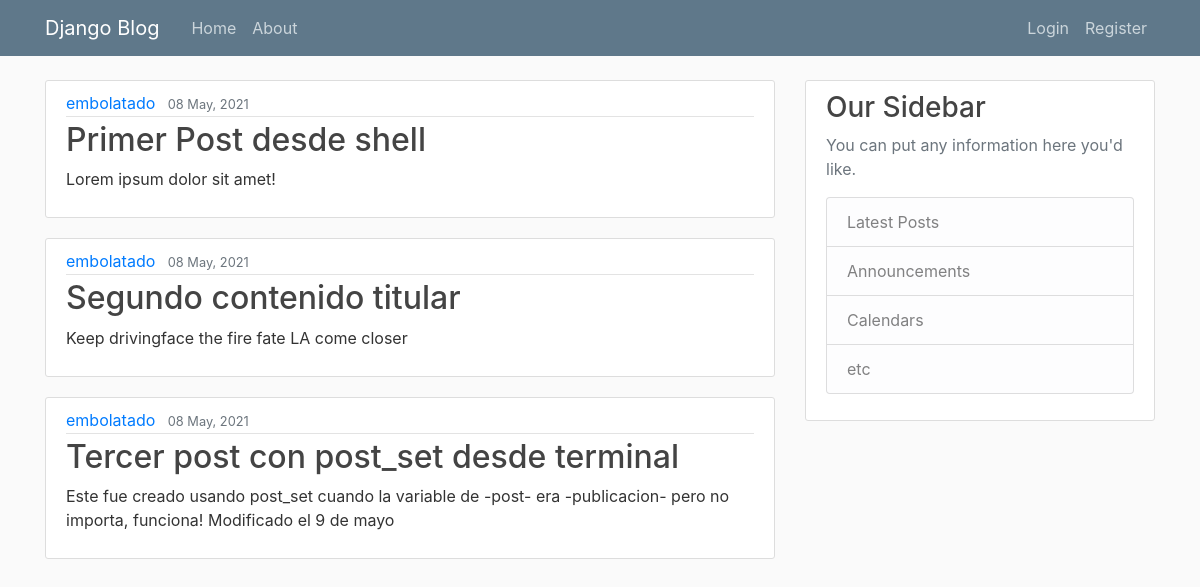
The page / on the database its author committed.
### blog/models.py (models this page shows, shortened)
class Post(models.Model):
    title = models.CharField(max_length=90, verbose_name="título")
    content = models.TextField(verbose_name="contenido")
    date_posted = models.DateTimeField(default=timezone.now, verbose_name="creado")
    last_update = models.DateTimeField(auto_now=True, verbose_name="modificado")
    author = models.ForeignKey(User, on_delete=models.CASCADE, verbose_name="por")

### blog/views.py (the view)
# urls.py: path('', inicio, name="blog-inicio"),
def inicio(request):
    contexto = {"publicaciones": Post.objects.all()}
    return render(request, 'blog/inicio.html', contexto)

### blog/templates/blog/inicio.html
{% extends 'blog/base.html' %}
{% block contenido %}
{% for i in publicaciones %}
<article class="media content-section">
    <div class="media-body">
        <div class="article-metadata">
            <a class="mr-2" href="#">{{ i.author }}</a>
            <small class="text-muted">{{ i.date_posted|date:"d F, Y" }}</small>
        </div>
        <h2><a class="article-title" href="#">{{ i.title }}</a></h2>
        <p class="article-content">{{ i.content }}</p>
    </div>
</article>
{% endfor %}
{% endblock contenido %}

### blog/templates/blog/base.html (shortened to what this page needs)
{% load static %}
<!DOCTYPE html>
<html>
<head>
    <link rel="stylesheet" href="https://maxcdn.bootstrapcdn.com/bootstrap/4.0.0/css/bootstrap.min.css"
>
    <link rel="stylesheet" type="text/css" href="{% static 'blog/main.css' %}">
</head>
<body>
    <header class="site-header">
        <nav class="navbar navbar-expand-md navbar-dark bg-steel fixed-top">
            <div class="container">
                <a class="navbar-brand mr-4" href="{% url 'blog-inicio' %}">Django Blog</a>
                <div class="collapse navbar-collapse" id="navbarToggle">
                    <div class="navbar-nav mr-auto">
                        <a class="nav-item nav-link" href="{% url 'blog-inicio' %}">Home</a>
                        <a class="nav-item nav-link" href="{% url 'blog-about' %}">About</a>
                    </div>
                    <div class="navbar-nav">
                        {% if user.is_authenticated %}
                            <a class="nav-item nav-link" href="{% url 'usuarios-prf' %}">Mi Perfil</a>
                            <a class="nav-item nav-link" href="{% url 'salida' %}">Logout</a>
                        {% else %}
                            <a class="nav-item nav-link" href="{% url 'ingreso' %}">Login</a>
                            <a class="nav-item nav-link" href="{% url 'usuarios-reg' %}">Register</a>
                        {% endif %}
                    </div>
                </div>
            </div>
        </nav>
    </header>
    <main role="main" class="container">
        <div class="row">
            <div class="col-md-8">
                {% block contenido %}{% endblock contenido %}
            </div>
            <div class="col-md-4">
                <div class="content-section">
                    <h3>Our Sidebar</h3>
                    <p class='text-muted'>You can put any information here you'd like.
                    <ul class="list-group">
                        <li class="list-group-item list-group-item-light">Latest Posts</li>
                        <li class="list-group-item list-group-item-light">Announcements</li>
                        <li class="list-group-item list-group-item-light">Calendars</li>
                        <li class="list-group-item list-group-item-light">etc</li>
                    </ul>
                    </p>
                </div>
            </div>
        </div>
    </main>
</body>
</html>

### blog/static/blog/main.css (style rules this page uses)
body { background: #fafafa; color: #333333; margin-top: 5rem; }
h1, h2, h3, h4, h5, h6 { color: #444444; }
ul { margin: 0; }
.bg-steel { background-color: #5f788a; }
.site-header .navbar-nav .nav-link { color: #cbd5db; }
.content-section { background: #ffffff; padding: 10px 20px; border: 1px solid #dddddd; border-radius: 3px; margin-bottom: 20px; }
.article-title { color: #444444; }
.article-content { white-space: pre-line; }
.article-metadata { padding-bottom: 1px; margin-bottom: 4px; border-bottom: 1px solid #e3e3e3 }

### rows shown on the page
Post: author "embolatado", date_posted "08 May, 2021", title "Primer Post desde shell", content "Lorem ipsum dolor sit amet!"
Post: author "embolatado", date_posted "08 May, 2021", title "Segundo contenido titular", content "Keep drivingface the fire fate LA come closer"
Post: author "embolatado", date_posted "08 May, 2021", title "Tercer post con post_set desde terminal", content "Este fue creado usando post_set cuando la variable de -post- era -publicacion- pero no importa, funciona! Modificado el 9 de mayo"
